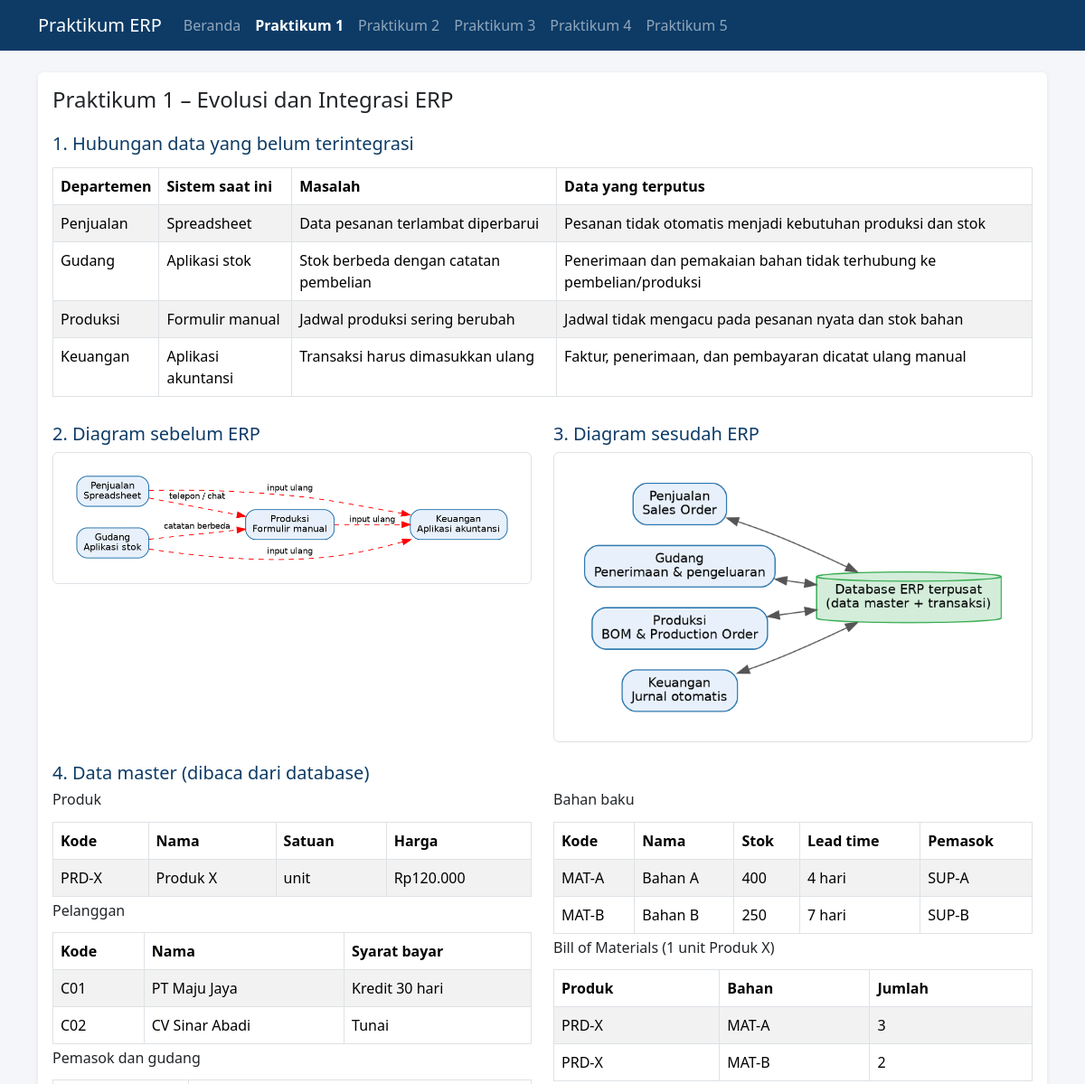
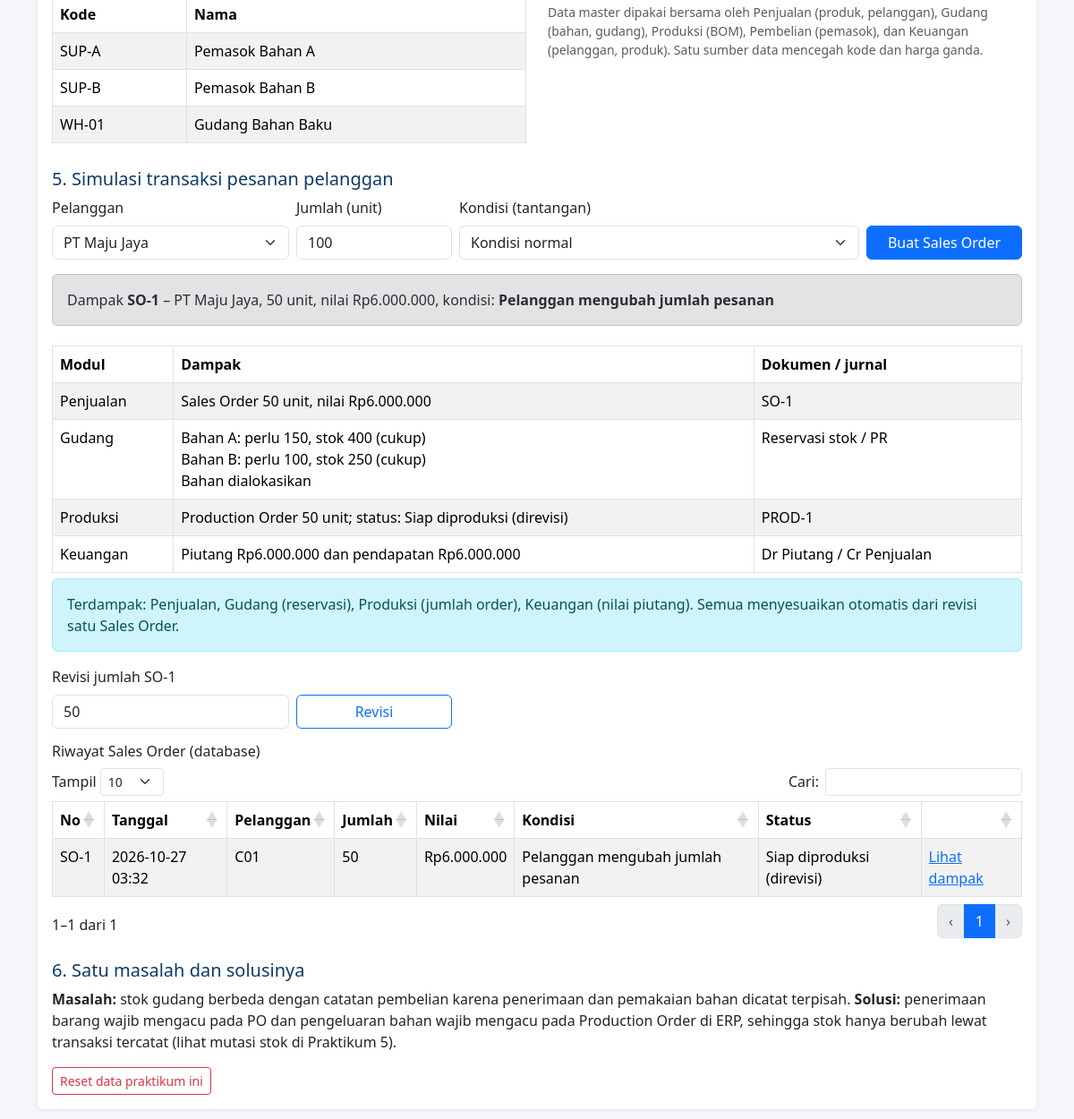
Screenshot of /praktikum-erp/p1.php with the database file from the repository (2 pictures, top to bottom).
### tables this page shows
CREATE TABLE `produk` (
  `kode` varchar(30) NOT NULL,
  `nama` varchar(255) DEFAULT NULL,
  `satuan` varchar(255) DEFAULT NULL,
  `harga` int DEFAULT NULL
);

CREATE TABLE `pelanggan` (
  `kode` varchar(30) NOT NULL,
  `nama` varchar(255) DEFAULT NULL,
  `syarat_bayar` varchar(255) DEFAULT NULL
);

CREATE TABLE `bahan` (
  `kode` varchar(30) NOT NULL,
  `nama` varchar(255) DEFAULT NULL,
  `satuan` varchar(255) DEFAULT NULL,
  `stok` int DEFAULT NULL,
  `lead_time` int DEFAULT NULL,
  `pemasok` varchar(255) DEFAULT NULL,
  `gudang` varchar(255) DEFAULT NULL
);

CREATE TABLE `bom` (
  `produk` varchar(255) DEFAULT NULL,
  `bahan` varchar(255) DEFAULT NULL,
  `qty` int DEFAULT NULL
);

CREATE TABLE `pesanan` (
  `id` int NOT NULL,
  `tanggal` varchar(255) DEFAULT NULL,
  `pelanggan` varchar(255) DEFAULT NULL,
  `produk` varchar(255) DEFAULT NULL,
  `qty` int DEFAULT NULL,
  `nilai` int DEFAULT NULL,
  `kondisi` varchar(255) DEFAULT NULL,
  `status` varchar(255) DEFAULT NULL
);

### praktikum-erp/config.php (called while the page is built, shortened)
<?php
function db(): PDO {
    static $pdo = null;
    if ($pdo) return $pdo;
    $opt = [PDO::ATTR_ERRMODE => PDO::ERRMODE_EXCEPTION, PDO::ATTR_DEFAULT_FETCH_MODE => PDO::FETCH_ASSOC, PDO::ATTR_EMULATE_PREPARES => false];
    try {
        $pdo = new PDO('mysql:host=' . DB_HOST . ';dbname=' . DB_NAME . ';charset=utf8mb4', DB_USER, DB_PASS, $opt);
    } catch (PDOException $e) {
        die('<h3>Tidak dapat terhubung ke MySQL</h3><p>Pastikan MySQL di Laragon sudah <b>Start</b> dan user/password di config.php benar.</p><pre>' . htmlspecialchars($e->getMessage()) . '</pre>');
    }
    if (!$pdo->query("SHOW TABLES LIKE 'jurnal'")->fetch()) {
        try { seed_master($pdo); seed_p1($pdo); seed_p2($pdo); seed_p3($pdo); seed_p4($pdo); seed_p5($pdo); }
        catch (Throwable $e) { $pdo = null; throw $e; }
    }
    return $pdo;
}
function q($sql, $p = []) { $s = db()->prepare($sql); $s->execute($p); return $s; }
function rows($sql, $p = []) { return q($sql, $p)->fetchAll(); }
function row($sql, $p = []) { return q($sql, $p)->fetch(); }
function val($sql, $p = []) { return q($sql, $p)->fetchColumn(); }
function h($s) { return htmlspecialchars((string)$s, ENT_QUOTES, 'UTF-8'); }
function rp($n) { return 'Rp' . number_format((float)$n, 0, ',', '.'); }

### praktikum-erp/p1.php (the view, shortened to what this page needs)
<?php
require_once __DIR__ . '/layout.php';
$kond = ['normal' => 'Kondisi normal', 'stok_kurang' => 'Stok bahan baku tidak mencukupi', 'ubah_jumlah' => 'Pelanggan mengubah jumlah pesanan',
         'bayar_belum' => 'Pembayaran pelanggan belum diterima', 'produksi_telat' => 'Produksi mengalami keterlambatan'];
function kebutuhan(string $produk, int $qty): array {
    $r = [];
    foreach (rows("SELECT b.bahan, b.qty, h.nama, h.stok FROM bom b JOIN bahan h ON h.kode=b.bahan WHERE b.produk=?", [$produk]) as $x)
        $r[] = ['kode' => $x['bahan'], 'nama' => $x['nama'], 'perlu' => $x['qty'] * $qty, 'stok' => (int)$x['stok'], 'kurang' => max(0, $x['qty'] * $qty - $x['stok'])];
    return $r;
}
$id = (int)($_GET['id'] ?? 0) ?: (int)val("SELECT MAX(id) FROM pesanan");
$o = $id ? row("SELECT p.*, c.nama AS cust FROM pesanan p JOIN pelanggan c ON c.kode=p.pelanggan WHERE p.id=?", [$id]) : null;
head('Praktikum 1', 'p1.php'); ?>
<div class="card"><div class="card-body">
<h2 class="h4">Praktikum 1 – Evolusi dan Integrasi ERP</h2>
<h5>1. Hubungan data yang belum terintegrasi</h5>
<?php tabel(['Departemen', 'Sistem saat ini', 'Masalah', 'Data yang terputus'], [
 ['Penjualan', 'Spreadsheet', 'Data pesanan terlambat diperbarui', 'Pesanan tidak otomatis menjadi kebutuhan produksi dan stok'],
 ['Gudang', 'Aplikasi stok', 'Stok berbeda dengan catatan pembelian', 'Penerimaan dan pemakaian bahan tidak terhubung ke pembelian/produksi'],
 ['Produksi', 'Formulir manual', 'Jadwal produksi sering berubah', 'Jadwal tidak mengacu pada pesanan nyata dan stok bahan'],
 ['Keuangan', 'Aplikasi akuntansi', 'Transaksi harus dimasukkan ulang', 'Faktur, penerimaan, dan pembayaran dicatat ulang manual']]); ?>
<div class="row"><div class="col-lg-6"><h5>2. Diagram sebelum ERP</h5><img class="diagram" src="assets/img/p1_sebelum.png" alt="Diagram sebelum ERP"></div>
<div class="col-lg-6"><h5>3. Diagram sesudah ERP</h5><img class="diagram" src="assets/img/p1_sesudah.png" alt="Diagram sesudah ERP"></div></div>
<h5>4. Data master (dibaca dari database)</h5>
<div class="row"><div class="col-lg-6"><h6>Produk</h6><?php tabel(['Kode', 'Nama', 'Satuan', 'Harga'], array_map(fn($x) => [h($x['kode']), h($x['nama']), h($x['satuan']), rp($x['harga'])], rows("SELECT * FROM produk"))); ?>
<h6>Pelanggan</h6><?php tabel(['Kode', 'Nama', 'Syarat bayar'], array_map(fn($x) => [h($x['kode']), h($x['nama']), h($x['syarat_bayar'])], rows("SELECT * FROM pelanggan"))); ?>
<h6>Pemasok dan gudang</h6><?php tabel(['Kode', 'Nama'], array_map(fn($x) => [h($x['kode']), h($x['nama'])], rows("SELECT * FROM pemasok UNION ALL SELECT * FROM gudang"))); ?></div>
<div class="col-lg-6"><h6>Bahan baku</h6>
<h6>Bill of Materials (1 unit Produk X)</h6><?php tabel(['Produk', 'Bahan', 'Jumlah'], array_map(fn($x) => [h($x['produk']), h($x['bahan']), $x['qty']], rows("SELECT * FROM bom"))); ?>
<p class="small text-muted">Data master dipakai bersama oleh Penjualan (produk, pelanggan), Gudang (bahan, gudang), Produksi (BOM), Pembelian (pemasok), dan Keuangan (pelanggan, produk). Satu sumber data mencegah kode dan harga ganda.</p></div></div>
<h5>5. Simulasi transaksi pesanan pelanggan</h5>
<form method="post" class="row g-2 mb-3"><input type="hidden" name="aksi" value="order">
<div class="col-md-3"><label class="form-label">Pelanggan</label><select name="pelanggan" class="form-select"><?php foreach (rows("SELECT * FROM pelanggan") as $c) echo '<option value="' . h($c['kode']) . '">' . h($c['nama']) . '</option>'; ?></select></div>
<div class="col-md-2"><label class="form-label">Jumlah (unit)</label><input type="number" name="qty" min="1" value="100" class="form-control" required></div>
<div class="col-md-5"><label class="form-label">Kondisi (tantangan)</label><select name="kondisi" class="form-select"><?php foreach ($kond as $k => $t) echo '<option value="' . $k . '">' . h($t) . '</option>'; ?></select></div>
<div class="col-md-2 d-flex align-items-end"><button class="btn btn-primary w-100">Buat Sales Order</button></div></form>
<?php if ($o):
  $keb = kebutuhan($o['produk'], (int)$o['qty']); $kurang = array_sum(array_column($keb, 'kurang')); ?>
<div class="alert alert-secondary">Dampak <b>SO-<?= $o['id'] ?></b> – <?= h($o['cust']) ?>, <?= $o['qty'] ?> unit, nilai <?= rp($o['nilai']) ?>, kondisi: <b><?= h($kond[$o['kondisi']] ?? $o['kondisi']) ?></b></div>
<?php
 $bhn = implode('<br>', array_map(fn($b) => h($b['nama']) . ': perlu ' . $b['perlu'] . ', stok ' . $b['stok'] . ($b['kurang'] ? ' <b class="text-danger">(kurang ' . $b['kurang'] . ')</b>' : ' (cukup)'), $keb));
 $info = ['normal' => 'Semua modul terhubung dari satu Sales Order tanpa input ulang.',
  'stok_kurang' => 'Terdampak: Gudang, Produksi, Pembelian. Produksi menunggu bahan, sistem memunculkan kebutuhan pembelian, dan tanggal janji ke pelanggan dihitung ulang.',
  'ubah_jumlah' => 'Terdampak: Penjualan, Gudang (reservasi), Produksi (jumlah order), Keuangan (nilai piutang). Semua menyesuaikan otomatis dari revisi satu Sales Order.',
  'bayar_belum' => 'Terdampak: Keuangan dan Penjualan. Piutang tetap terbuka dan pengiriman berikutnya dapat ditahan (credit hold). Stok dan produksi tidak berubah.',
  'produksi_telat' => 'Terdampak: Produksi, Penjualan, Gudang. Jadwal produksi diperbarui, tanggal kirim di Sales Order direvisi, dan pelanggan diberi tahu. Keuangan baru berubah saat barang dikirim.'];
 echo '<div class="alert alert-info">' . h($info[$o['kondisi']] ?? '') . '</div>'; ?>
<form method="post" class="row g-2 mb-3"><input type="hidden" name="aksi" value="ubah"><input type="hidden" name="id" value="<?= $o['id'] ?>">
<div class="col-md-3"><label class="form-label">Revisi jumlah SO-<?= $o['id'] ?></label><input type="number" name="qty" min="1" value="<?= $o['qty'] ?>" class="form-control"></div>
<div class="col-md-2 d-flex align-items-end"><button class="btn btn-outline-primary w-100">Revisi</button></div></form>
<?php endif; ?>
<h6>Riwayat Sales Order (database)</h6>
<h5>6. Satu masalah dan solusinya</h5>
<p><b>Masalah:</b> stok gudang berbeda dengan catatan pembelian karena penerimaan dan pemakaian bahan dicatat terpisah. <b>Solusi:</b> penerimaan barang wajib mengacu pada PO dan pengeluaran bahan wajib mengacu pada Production Order di ERP, sehingga stok hanya berubah lewat transaksi tercatat (lihat mutasi stok di Praktikum 5).</p>
<a class="btn btn-outline-danger btn-sm" href="reset.php?p=1">Reset data praktikum ini</a>
</div></div>
<?php foot();

### praktikum-erp/layout.php (shortened to what this page needs)
<?php
require_once __DIR__ . '/config.php';
function head(string $judul, string $aktif = '') {
    $nav = ['index.php' => 'Beranda', 'p1.php' => 'Praktikum 1', 'p2.php' => 'Praktikum 2', 'p3.php' => 'Praktikum 3', 'p4.php' => 'Praktikum 4', 'p5.php' => 'Praktikum 5'];
    ?><!DOCTYPE html>
<html lang="id"><head><meta charset="utf-8"><meta name="viewport" content="width=device-width, initial-scale=1">
<link href="https://cdn.jsdelivr.net/npm/bootstrap@5.3.3/dist/css/bootstrap.min.css" rel="stylesheet">
<link href="https://cdn.datatables.net/1.13.8/css/dataTables.bootstrap5.min.css" rel="stylesheet">
</head><body>
<nav class="navbar navbar-expand-lg navbar-dark" style="background:#0d3b66"><div class="container">
<a class="navbar-brand" href="index.php">Praktikum ERP</a>
<div class="collapse navbar-collapse" id="nv"><ul class="navbar-nav">
<?php foreach ($nav as $u => $t): ?><li class="nav-item"><a class="nav-link <?= $aktif === $u ? 'active fw-bold' : '' ?>" href="<?= $u ?>"><?= $t ?></a></li><?php endforeach; ?>
</ul></div></div></nav>
<div class="container py-4">
<?php }
function foot() { ?>
</div>
</body></html>
<?php }
function tabel(array $kolom, array $baris, string $kelas = 'dt', string $id = '') {
    echo '<div class="table-responsive"><table ' . ($id ? 'id="' . $id . '" ' : '') . 'class="table table-striped table-bordered ' . $kelas . '" style="width:100%"><thead><tr>';
    foreach ($kolom as $k) echo '<th>' . $k . '</th>';
    echo '</tr></thead><tbody>';
    foreach ($baris as $r) { echo '<tr>'; foreach ($r as $c) echo '<td>' . $c . '</td>'; echo '</tr>'; }
    echo '</tbody></table></div>';
}

### praktikum-erp/layout.php (style rules this page uses)
body { background:#f4f6fa }
.card { border:0;box-shadow:0 1px 4px rgba(0,0,0,.08) }
h5 { color:#0d3b66;margin-top:1.4rem }
.diagram { max-width:100%;height:auto;border:1px solid #dee2e6;border-radius:6px;background:#fff;padding:6px }

### rows the page displays
produk: kode "PRD-X", nama "Produk X", satuan "unit", c "Rp120.000"
pelanggan: kode "C01", nama "PT Maju Jaya", syarat_bayar "Kredit 30 hari"
pelanggan: kode "C02", nama "CV Sinar Abadi", syarat_bayar "Tunai"
bahan: kode "MAT-A", nama "Bahan A", stok "400", c "4 hari", pemasok "SUP-A"
bahan: kode "MAT-B", nama "Bahan B", stok "250", c "7 hari", pemasok "SUP-B"
bom: produk "PRD-X", bahan "MAT-A", qty "3"
bom: produk "PRD-X", bahan "MAT-B", qty "2"
pesanan: id "1", pelanggan.nama "PT Maju Jaya", qty "50", nilai "Rp6.000.000", kondisi "Pelanggan mengubah jumlah pesanan", kondisi "Terdampak: Penjualan, Gudang (reservasi), Produksi (jumlah order), Keuangan (nilai piutang). Semua menyesuaikan otomatis dari revisi satu Sales Order."

### other values shown
$t "Beranda"
$t "Praktikum 1"
$t "Praktikum 2"
$t "Praktikum 3"
$t "Praktikum 4"
$t "Praktikum 5"
$k "Departemen"
$k "Sistem saat ini"
$k "Masalah"
$k "Data yang terputus"
$c "Penjualan"
$c "Spreadsheet"
$c "Data pesanan terlambat diperbarui"
$c "Pesanan tidak otomatis menjadi kebutuhan produksi dan stok"
$c "Gudang"
